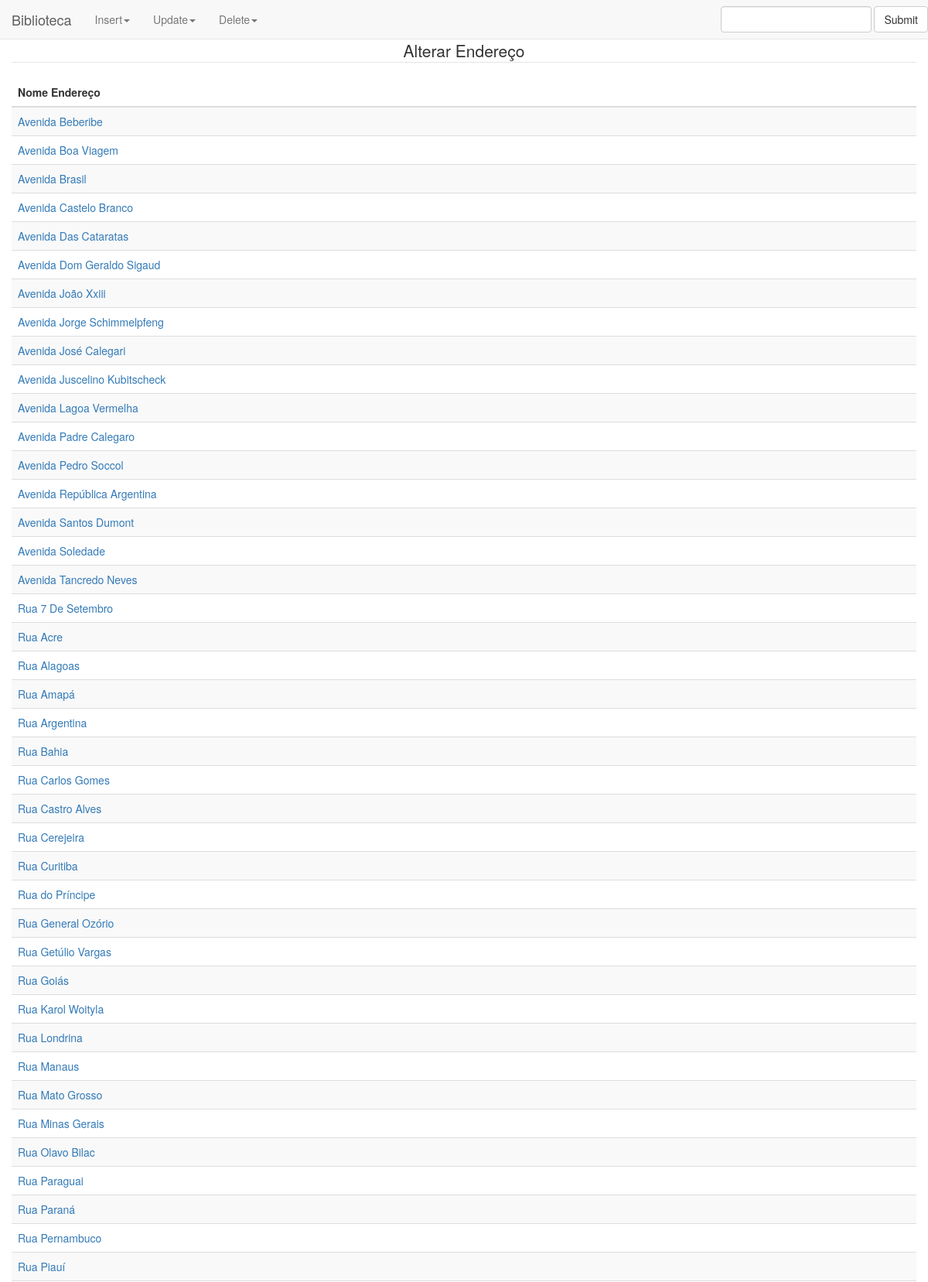
Page /tabelas/tb_endereco/update.php (upper part) on the committed database.
### tables this page shows
Create Table Tb_Endereco(
	End_Codigo integer Not Null Primary Key,
    End_Descricao varchar(30) Not Null
);

### tabelas/tb_endereco/update.php (the view, shortened to what this page needs)
<?php
require_once("../../conection.php");
?>
<!DOCTYPE html>
<html lang="pt-br">
	<head>
		<link href="../../css/style.css" rel="stylesheet">
		<link href="../../css/bootstrap.min.css" rel="stylesheet">
		<link href="../../css/style.css" rel="stylesheet">
	</head>
	<body>
		<div class="container-fluid">
			<?php include '../../menu1.php';?>
			<div class="row" class="target">
				<div id="footer" class="col-md-12">
					<center>
						<legend>Alterar Endereço</legend>
						<?php
						$sql = "select * from tb_endereco order by End_Descricao";
						$rs = mysql_query($sql,$conexao) or die ("Consulta nao realizada");
						?>
						<table class="table table-striped">
							<thead>
							<tr>
								<th>Nome Endereço</th>
							</thead>
							<?php
								while($linha=mysql_fetch_array($rs)){
									$codigo = $linha["End_Codigo"];
									$nome = $linha["End_Descricao"];
							?>
							<tr>
								<td><a href="update1.php?Codigo=
									<?php echo $codigo;?>" method="post">
									<?php echo utf8_encode ($nome);?>
									</a>
								</td>
							</tr>
							<?php } ?>
						</table>
				</div>
			</div>
		</div>
	</body>
</html>

### rows in the picture
tb_endereco: End_Descricao "Avenida Beberibe"
tb_endereco: End_Descricao "Avenida Boa Viagem"
tb_endereco: End_Descricao "Avenida Brasil"
tb_endereco: End_Descricao "Avenida Castelo Branco"
tb_endereco: End_Descricao "Avenida Das Cataratas"
tb_endereco: End_Descricao "Avenida Dom Geraldo Sigaud"
tb_endereco: End_Descricao "Avenida João Xxiii"
tb_endereco: End_Descricao "Avenida Jorge Schimmelpfeng"
tb_endereco: End_Descricao "Avenida José Calegari"
tb_endereco: End_Descricao "Avenida Juscelino Kubitscheck"
tb_endereco: End_Descricao "Avenida Lagoa Vermelha"
tb_endereco: End_Descricao "Avenida Padre Calegaro"
tb_endereco: End_Descricao "Avenida Pedro Soccol"
tb_endereco: End_Descricao "Avenida República Argentina"
tb_endereco: End_Descricao "Avenida Santos Dumont"
tb_endereco: End_Descricao "Avenida Soledade"
tb_endereco: End_Descricao "Avenida Tancredo Neves"
tb_endereco: End_Descricao "Rua 7 De Setembro"
tb_endereco: End_Descricao "Rua Acre"
tb_endereco: End_Descricao "Rua Alagoas"
tb_endereco: End_Descricao "Rua Amapá"
tb_endereco: End_Descricao "Rua Argentina"
tb_endereco: End_Descricao "Rua Bahia"
tb_endereco: End_Descricao "Rua Carlos Gomes"
tb_endereco: End_Descricao "Rua Castro Alves"
tb_endereco: End_Descricao "Rua Cerejeira"
tb_endereco: End_Descricao "Rua Curitiba"
tb_endereco: End_Descricao "Rua do Príncipe"
tb_endereco: End_Descricao "Rua General Ozório"
tb_endereco: End_Descricao "Rua Getúlio Vargas"
tb_endereco: End_Descricao "Rua Goiás"
tb_endereco: End_Descricao "Rua Karol Woityla"
tb_endereco: End_Descricao "Rua Londrina"
tb_endereco: End_Descricao "Rua Manaus"
tb_endereco: End_Descricao "Rua Mato Grosso"
tb_endereco: End_Descricao "Rua Minas Gerais"
tb_endereco: End_Descricao "Rua Olavo Bilac"
tb_endereco: End_Descricao "Rua Paraguai"
tb_endereco: End_Descricao "Rua Paraná"
tb_endereco: End_Descricao "Rua Pernambuco"
tb_endereco: End_Descricao "Rua Piauí"
